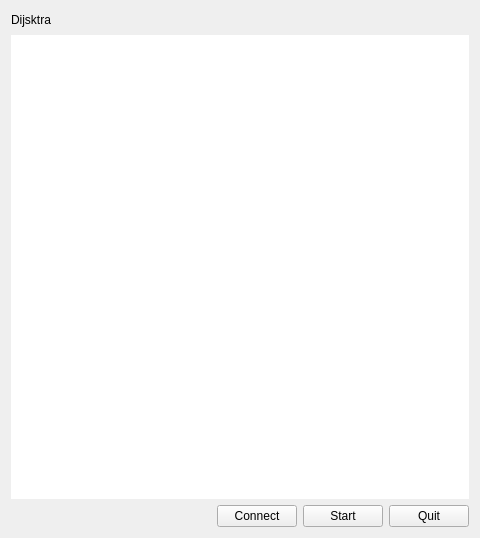
<?xml version="1.0" encoding="UTF-8"?>
<ui version="4.0">
 <class>Widget</class>
 <widget class="QWidget" name="Widget">
  <property name="geometry">
   <rect>
    <x>0</x>
    <y>0</y>
    <width>480</width>
    <height>538</height>
   </rect>
  </property>
  <property name="windowTitle">
   <string>Widget</string>
  </property>
  <layout class="QGridLayout" name="gridLayout">
   <item row="0" column="0">
    <widget class="QLabel" name="label">
     <property name="text">
      <string>Dijsktra</string>
     </property>
    </widget>
   </item>
   <item row="0" column="1">
    <widget class="QLabel" name="v_label">
     <property name="text">
      <string/>
     </property>
    </widget>
   </item>
   <item row="0" column="2">
    <spacer name="horizontalSpacer_2">
     <property name="orientation">
      <enum>Qt::Horizontal</enum>
     </property>
     <property name="sizeHint" stdset="0">
      <size>
       <width>394</width>
       <height>18</height>
      </size>
     </property>
    </spacer>
   </item>
   <item row="1" column="0" colspan="3">
    <widget class="QTableWidget" name="tableWidget">
     <property name="autoFillBackground">
      <bool>false</bool>
     </property>
     <property name="frameShape">
      <enum>QFrame::NoFrame</enum>
     </property>
     <property name="frameShadow">
      <enum>QFrame::Sunken</enum>
     </property>
     <property name="lineWidth">
      <number>2</number>
     </property>
     <property name="midLineWidth">
      <number>1</number>
     </property>
     <property name="editTriggers">
      <set>QAbstractItemView::NoEditTriggers</set>
     </property>
     <property name="tabKeyNavigation">
      <bool>false</bool>
     </property>
     <property name="showDropIndicator" stdset="0">
      <bool>false</bool>
     </property>
     <property name="dragDropOverwriteMode">
      <bool>false</bool>
     </property>
     <property name="alternatingRowColors">
      <bool>false</bool>
     </property>
     <property name="selectionMode">
      <enum>QAbstractItemView::SingleSelection</enum>
     </property>
     <property name="gridStyle">
      <enum>Qt::SolidLine</enum>
     </property>
     <property name="sortingEnabled">
      <bool>false</bool>
     </property>
     <attribute name="horizontalHeaderVisible">
      <bool>true</bool>
     </attribute>
     <attribute name="horizontalHeaderCascadingSectionResizes">
      <bool>true</bool>
     </attribute>
     <attribute name="horizontalHeaderHighlightSections">
      <bool>true</bool>
     </attribute>
     <attribute name="horizontalHeaderShowSortIndicator" stdset="0">
      <bool>false</bool>
     </attribute>
     <attribute name="verticalHeaderVisible">
      <bool>false</bool>
     </attribute>
     <attribute name="verticalHeaderCascadingSectionResizes">
      <bool>false</bool>
     </attribute>
     <attribute name="verticalHeaderDefaultSectionSize">
      <number>30</number>
     </attribute>
     <attribute name="verticalHeaderHighlightSections">
      <bool>false</bool>
     </attribute>
     <attribute name="verticalHeaderMinimumSectionSize">
      <number>100</number>
     </attribute>
     <attribute name="verticalHeaderShowSortIndicator" stdset="0">
      <bool>false</bool>
     </attribute>
     <attribute name="verticalHeaderStretchLastSection">
      <bool>false</bool>
     </attribute>
    </widget>
   </item>
   <item row="2" column="0" colspan="3">
    <layout class="QHBoxLayout" name="horizontalLayout">
     <item>
      <spacer name="horizontalSpacer">
       <property name="orientation">
        <enum>Qt::Horizontal</enum>
       </property>
       <property name="sizeHint" stdset="0">
        <size>
         <width>438</width>
         <height>18</height>
        </size>
       </property>
      </spacer>
     </item>
     <item>
      <widget class="QPushButton" name="connect">
       <property name="text">
        <string>Connect</string>
       </property>
      </widget>
     </item>
     <item>
      <widget class="QPushButton" name="start">
       <property name="text">
        <string>Start</string>
       </property>
      </widget>
     </item>
     <item>
      <widget class="QPushButton" name="quit">
       <property name="text">
        <string>Quit</string>
       </property>
      </widget>
     </item>
    </layout>
   </item>
  </layout>
 </widget>
 <layoutdefault spacing="6" margin="11"/>
 <resources/>
 <connections/>
</ui>
